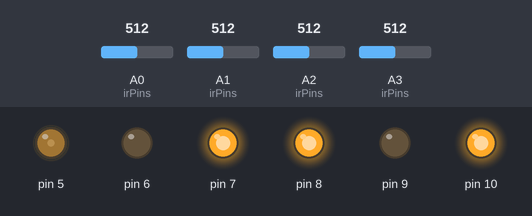
The sketch below on a simulated Arduino Uno, built with avr-gcc and run on an emulated ATmega328P. Shown: output pins drawn as LEDs (lit = HIGH). The test bench sets the inputs (shaded band); at power-on: A1 (irPins) = 512, A3 (irPins) = 512, A0 (irPins) = 512, A2 (irPins) = 512. What the sketch prints to the serial monitor is not drawn.

Above: at 1.2 s.
1.3 s: A1 (irPins) set to 413
4.3 s: A1 (irPins) set to 384
At 5.4 s:
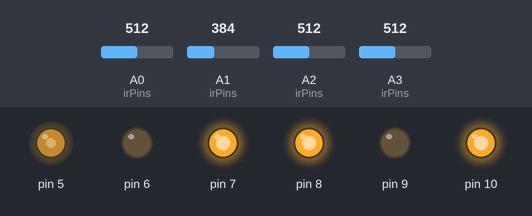
5.8 s: A3 (irPins) set to 309
7.3 s: A3 (irPins) set to 293
At 7.6 s:
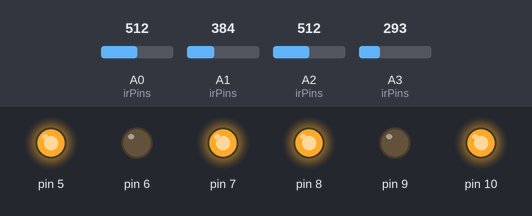
8.8 s: A0 (irPins) set to 486
Timing chart, 0 to 11.8 s (numbered marks = the images above; inputs shaded):
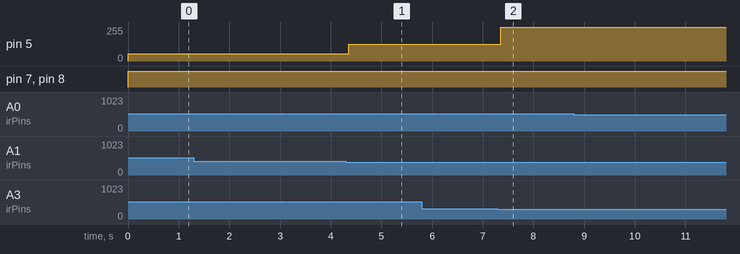

The sketch:

line_following_kart_with_queue.ino
```cpp
#include<Arduino.h>

#define S_WHITE 0
#define S_BLACK 1

#define C_WHITE 0
#define C_GRAY 1
#define C_BLACK 2

#define QUEUE_LEN_MAX 50
#define QUEUE_LEN_DEFAULT 20

#define seconds(s) (s*200000/3)

const int IR_A0 = A0;
const int IR_A1 = A1;
const int IR_A2 = A2;
const int IR_A3 = A3;
const int motor1_in1 = 9;
const int motor1_in2 = 8;
const int motor2_in1 = 7;
const int motor2_in2 = 6;
const int motor1_pwm = 10;
const int motor2_pwm = 5;

const int threshold_low[4] = {500, 400, 100, 85}, threshold_high[4] = {850, 850, 300, 300};

const int maxSpeed = 255;

template <typename T> int sgn(T val) {
    return (T(0) < val) - (val < T(0));
}

class Queue{
  public:
    int* q;
    int capacity, size;
    int head;

    Queue(int _capacity = QUEUE_LEN_DEFAULT){
      if(_capacity>QUEUE_LEN_MAX) _capacity=QUEUE_LEN_MAX;
      q = new int[_capacity];
      capacity = _capacity;
      size=0;
      head=0;
    }
    ~Queue(){
      delete[] q;
    }
    void enqueue(int item){
      if(size==capacity){
        q[head]=item;
        head = (head+1)%capacity;
      }else{
        q[(head+size)%capacity]=item;
        size++;
      }
    }
    void dequeue(){
      if(size==0) return;
      head=(head+1)%capacity;
      size--;
    }
    int avg(){
      if(size==0) return 0;
      int sum = 0;
      for(int i=0; i<size; i++) sum+=q[(head+i)%capacity];
      return (int)(sum/((double)size) + 0.5); //rounded
    }
    int peek_last(){
      if(size==0) return -1;
      return q[(head+size-1)%capacity];
    }
};


class Motor{
  public:
    int in1, in2, pwm;
    bool dir;
    Motor(int in1, int in2, int pwm, bool dir=0): in1(in1), in2(in2), pwm(pwm), dir(dir) {}
    void setPinMode(void){
      pinMode(in1, OUTPUT);
      pinMode(in2, OUTPUT);
      pinMode(pwm, OUTPUT);
    }
    void setSpeed(int speed){
      speed=constrain(speed, -255, 255);
      if(dir) speed*=-1;
      if(speed==0){
        digitalWrite(pwm, HIGH); // fast stop
        digitalWrite(in1, LOW);
        digitalWrite(in2, LOW);
        return;
      }
      if(speed>0){
        digitalWrite(in1, HIGH);
        digitalWrite(in2, LOW);
      }else{
        digitalWrite(in1, LOW);
        digitalWrite(in2, HIGH);
      }
      analogWrite(pwm, abs(speed));
    }
    void brake(float s=0.3){
      setSpeed(-maxSpeed);
      delay(seconds(s));
      setSpeed(0);
    }
};

Motor motorL(motor1_in1, motor1_in2, motor1_pwm, 1), motorR(motor2_in1, motor2_in2, motor2_pwm, 0);

int irPins[4]={IR_A0, IR_A1, IR_A2, IR_A3};

// might need initialization
Queue irValuesRaw[4], irValues[4];

// A correction value, based on the error from target.
// It is used to change the relative motor speed with PWM.
int correction = 0;
int correction_scaled =0;
int previous_correction = 0;

int status;
int stop_count;


void betterPWMSetup(){
  /*
  Optional change for better PWM control of the DC motors below.

  Change the PWM frequency of digital pins 5 and 6 (timer0) to Phase-correct
  PWM of 31.250 kHz from the default of ~500Hz. Using code from "Adjusting PWM
  Frequencies http://playground.arduino.cc/Main/TimerPWMCheatsheet".

  This requires a separate change in the wiring.c function in the Arduino
  program file hardware\arduino\cores\arduino\wiring.c from:
  #define MICROSECONDS_PER_TIMER0_OVERFLOW (clockCyclesToMicroseconds(64 * 256))

  to:
  #define MICROSECONDS_PER_TIMER0_OVERFLOW (clockCyclesToMicroseconds(1 * 510))

  Without the change to wiring.c time functions (millis, delay, as well as
  libraries using them will not work corectly.
  */
  TCCR0A = _BV(COM0A1) | _BV(COM0B1) | _BV(WGM01) | _BV(WGM00);
  TCCR0B = _BV(CS00);
}


int convert_raw_to_color(int raw, int index){
  if(raw<threshold_low[index])
    return C_WHITE;
  else if(raw<threshold_high[index])
    return C_GRAY;
  else
    return C_BLACK;
}


void Scan(){
  int raw, color;
  for(int i=0;i<4;i++){
    raw =analogRead(irPins[i]);
    color = convert_raw_to_color(raw, i);
    irValuesRaw[i].enqueue(raw);
    irValues[i].enqueue(color);

    Serial.print(raw);
    Serial.print("(");
    if(color==C_WHITE) Serial.print("W");
    if(color==C_GRAY) Serial.print("G");
    if(color==C_BLACK) Serial.print("B");
    Serial.print(")\t");
  }
  Serial.println();
}

uint8_t isGrayBin(bool from_raw=false){
  uint8_t bin = (uint8_t)0;
  int color;
  for(int i=0;i<4;i++){
    color=from_raw?convert_raw_to_color(irValuesRaw[i].avg(), i):irValues[i].avg();
    bin|=(color == C_GRAY)<<(4-i-1);
  }
  return bin;
}

void UpdateCorrection() {
  uint8_t isGray=isGrayBin();

  switch(isGray){
    case 0b1111:
      break;
    case 0b1110: case 0b0111:
      correction = 255;
      break;
    case 0b1100: case 0b0011:
      correction = 200;
      break;
    case 0b1000: case 0b0001:
      correction = 130;
      break;
    case 0b1101: case 0b1011:
      correction = 0;
      break;
    case 0b1001:
      correction = 0;
      break;
    default:
      break;
  }

  if((isGray&0b0001)+((isGray&0b0010)>>1) > ((isGray&0b0100)>>2)+((isGray&0b1000)>>3))
    correction *= -1;
  correction_scaled = correction;
  correction_scaled = (int)((double)correction_scaled * maxSpeed / 255 + 0.5f);
}

void Brake(float s=0.3){
  motorR.setSpeed(-255);
  motorL.setSpeed(-255);
  delay(seconds(s));
  motorR.setSpeed(0);
  motorL.setSpeed(0);
}

void StripeStop(){
  int black_count=0, white_count=0;
  for(int i=0;i<4;i++){
    white_count+=!(irValues[i].avg() ^ C_WHITE);
    black_count+=!(irValues[i].avg() ^ C_BLACK);
  }
  if(white_count > black_count && status!=S_WHITE) stop_count++, status=S_WHITE;
  if(white_count < black_count && status!=S_BLACK) stop_count++, status=S_BLACK;

  if(stop_count>=20){
    stop_count=0;
    Brake(0.5);
    delay(seconds(3)); // 3 sec
    motorR.setSpeed(255); //!
    motorL.setSpeed(255); //!
    delay(seconds(0.3));
  }
}

void Steer(){
  if(0 && sgn(previous_correction)!=sgn(correction)){
    if(correction>0) Serial.println("turn right");
    if(correction<0) Serial.println("turn left");
    if(correction==0) Serial.println("go straight");
  }
  if(correction_scaled==0){
    motorR.setSpeed(maxSpeed);
    motorL.setSpeed(maxSpeed);
  }else if (correction_scaled > 0) {
    // turn right
    motorR.setSpeed(maxSpeed-correction_scaled);
    motorL.setSpeed(maxSpeed);
  }else{
    // turn left
    motorR.setSpeed(maxSpeed);
    motorL.setSpeed(maxSpeed-correction_scaled);
  }

  previous_correction = correction;
}


void setup() {
  betterPWMSetup();
  for(int i=0; i<4; i++) pinMode(irPins[i], INPUT);
  motorL.setPinMode(), motorR.setPinMode();
  motorL.setSpeed(0), motorR.setSpeed(0);
  status = S_WHITE;
  stop_count=0;

  Serial.begin(230400);
}

void loop(){
  Scan();
  StripeStop();
  UpdateCorrection();
  Steer();
  delay(seconds(0.0001));
}
```

Measured:
- the behaviour switches between 400 and 399 on A1 (irPins) (found by bisection; images 0 and 1)
- the behaviour switches between 300 and 299 on A3 (irPins) (found by bisection; images 1 and 2)
- after the input at 4.3 s, pin 5: 55/255 → 125/255 after 0.06 s
- after the input at 7.3 s, pin 5: 125/255 → 255/255 after 0.06 s
